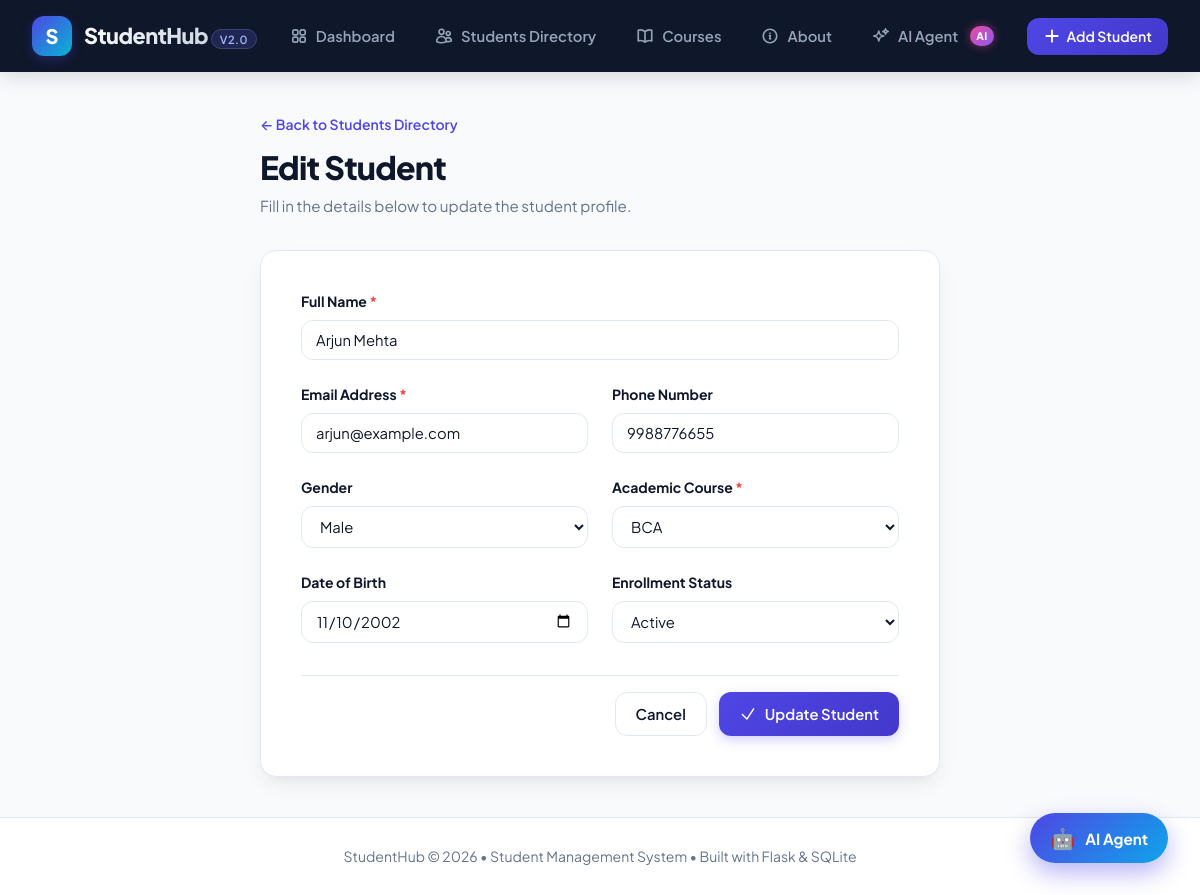
Screenshot of /student/edit/3 with the database file from the repository.
### tables this page shows
CREATE TABLE students (

    id INTEGER PRIMARY KEY AUTOINCREMENT,

    name TEXT NOT NULL,

    email TEXT NOT NULL UNIQUE,

    phone TEXT,

    gender TEXT,

    course_id INTEGER NOT NULL,

    date_of_birth TEXT,

    enrollment_date TEXT DEFAULT CURRENT_DATE,

    status TEXT NOT NULL DEFAULT 'Active',

    FOREIGN KEY (course_id)
        REFERENCES courses(id)

);

CREATE TABLE courses (

    id INTEGER PRIMARY KEY AUTOINCREMENT,

    name TEXT NOT NULL UNIQUE

);

### app.py (the view, shortened to what this page needs)
@app.route("/student/edit/<int:student_id>", methods=["GET", "POST"])
def edit_student(student_id):
    connection = get_db_connection()
    cursor = connection.cursor()
    cursor.execute(
        "SELECT * FROM students WHERE id = ?",
        (student_id,)
    )
    student = cursor.fetchone()
    cursor.execute(
        "SELECT id, name FROM courses ORDER BY name"
    )
    courses = cursor.fetchall()
    connection.close()
    return render_template(
        "student_form.html",
        student=student,
        courses=courses,
        form_title="Edit Student"
    )

### database.py (called while the page is built)
def get_db_connection():
    connection = sqlite3.connect(DATABASE)
    connection.row_factory = sqlite3.Row
    connection.execute("PRAGMA foreign_keys = ON")
    return connection

### templates/student_form.html (shortened to what this page needs)
{% extends "base.html" %}
{% block content %}
<div class="page-header" style="max-width: 680px; margin-left: auto; margin-right: auto;">
    <div class="page-title-group">
        <a href="{{ url_for('students') }}" style="color: var(--primary); text-decoration: none; font-weight: 600; font-size: 0.875rem; display: inline-flex; align-items: center; gap: 4px; margin-bottom: 0.5rem;">
            &larr; Back to Students Directory
        </a>
        <h1>{{ form_title }}</h1>
        <p class="page-subtitle">Fill in the details below to {% if student %}update the student profile{% else %}register a new student{% endif %}.</p>
    </div>
</div>
<div class="form-card">
    <form method="POST">
        <div class="form-grid">
            <div class="form-group-full">
                <label class="form-label" for="name">
                    Full Name <span>*</span>
                </label>
                <input
                    type="text"
                    id="name"
                    name="name"
                    value="{{ student.name if student else '' }}"
                    class="form-control"
                    placeholder="e.g. Rahul Sharma"
                    required
                >
            </div>
            <div>
                <label class="form-label" for="email">
                    Email Address <span>*</span>
                </label>
                <input
                    type="email"
                    id="email"
                    name="email"
                    value="{{ student.email if student else '' }}"
                    class="form-control"
                    placeholder="e.g. rahul@example.com"
                    required
                >
            </div>
            <div>
                <label class="form-label" for="phone">
                    Phone Number
                </label>
                <input
                    type="tel"
                    id="phone"
                    name="phone"
                    value="{{ student.phone if student else '' }}"
                    class="form-control"
                    placeholder="e.g. 9876543210"
                >
            </div>
            <div>
                <label class="form-label" for="gender">
                    Gender
                </label>
                <select id="gender" name="gender" class="form-control form-select">
                    <option value="Male" {% if student and student.gender == "Male" %}selected{% endif %}>Male</option>
                </select>
            </div>
            <div>
                <label class="form-label" for="course_id">
                    Academic Course <span>*</span>
                </label>
                <select id="course_id" name="course_id" class="form-control form-select" required>
                    {% for course in courses %}
                    <option value="{{ course.id }}" {% if student and student.course_id == course.id %}selected{% endif %}>
                        {{ course.name }}
                    </option>
                    {% endfor %}
                </select>
            </div>
            <div>
                <label class="form-label" for="date_of_birth">
                    Date of Birth
                </label>
                <input
                    type="date"
                    id="date_of_birth"
                    name="date_of_birth"
                    value="{{ student.date_of_birth if student else '' }}"
                    class="form-control"
                >
            </div>
            <div>
                <label class="form-label" for="status">
                    Enrollment Status
                </label>
                <select id="status" name="status" class="form-control form-select">
                    <option value="Active" {% if student and student.status == "Active" %}selected{% endif %}>Active</option>
                </select>
            </div>
        </div>
        <div class="form-actions">
            <a href="{{ url_for('students') }}" class="btn btn-secondary">Cancel</a>
            <button type="submit" class="btn btn-primary">
                {% if student %}
                    <svg width="18" height="18" fill="none" stroke="currentColor" viewBox="0 0 24 24">
                        <path stroke-linecap="round" stroke-linejoin="round" stroke-width="2" d="M4.5 12.75l6 6 9-13.5" />
                    </svg>
                    Update Student
                {% else %}
                    <svg width="18" height="18" fill="none" stroke="currentColor" viewBox="0 0 24 24">
                        <path stroke-linecap="round" stroke-linejoin="round" stroke-width="2" d="M12 4.5v15m7.5-7.5h-15" />
                    </svg>
                    Save Student
                {% endif %}
            </button>
        </div>
    </form>
</div>
{% endblock %}

### static/style.css (style rules this page uses)
:root { --primary: #4f46e5; --primary-hover: #4338ca; --primary-light: #eef2ff; --accent: #06b6d4; --success: #10b981; --success-light: #d1fae5; --warning: #f59e0b; --warning-light: #fef3c7; --danger: #ef4444; --danger-light: #fee2e2; --bg-main: #f8fafc; --bg-card: #ffffff; --bg-nav: #0f172a; --text-main: #0f172a; --text-muted: #64748b; --text-light: #94a3b8; --border-color: #e2e8f0; --radius-sm: 8px; --radius-md: 12px; --radius-lg: 16px; --radius-full: 9999px; --shadow-sm: 0 1px 2px 0 rgba(0, 0, 0, 0.05); --shadow-md: 0 4px 6px -1px rgba(0, 0, 0, 0.05), 0 2px 4px -2px rgba(0, 0, 0, 0.05); --shadow-lg: 0 10px 25px -5px rgba(0, 0, 0, 0.08), 0 8px 10px -6px rgba(0, 0, 0, 0.04); --shadow-glow: 0 0 20px rgba(79, 70, 229, 0.15); --transition: all 0.25s cubic-bezier(0.4, 0, 0.2, 1); }
* { margin: 0; padding: 0; box-sizing: border-box; font-family: 'Plus Jakarta Sans', -apple-system, BlinkMacSystemFont, sans-serif; }
body { background-color: var(--bg-main); color: var(--text-main); min-height: 100vh; display: flex; flex-direction: column; line-height: 1.5; -webkit-font-smoothing: antialiased; }
.page-header { display: flex; justify-content: space-between; align-items: flex-end; margin-bottom: 2rem; flex-wrap: wrap; gap: 1rem; }
.page-title-group h1 { font-size: 2rem; font-weight: 800; color: var(--text-main); letter-spacing: -0.75px; margin-bottom: 0.25rem; }
.page-subtitle { color: var(--text-muted); font-size: 0.95rem; }
.btn { display: inline-flex; align-items: center; justify-content: center; gap: 8px; padding: 10px 20px; border-radius: var(--radius-md); font-weight: 600; font-size: 0.925rem; text-decoration: none; border: none; cursor: pointer; transition: var(--transition); }
.btn-primary { background: linear-gradient(135deg, var(--primary), var(--primary-hover)); color: white; box-shadow: 0 4px 12px rgba(79, 70, 229, 0.25); }
.btn-secondary { background-color: white; color: var(--text-main); border: 1px solid var(--border-color); }
.form-control { width: 100%; padding: 10px 14px; border: 1px solid var(--border-color); border-radius: var(--radius-md); font-size: 0.925rem; color: var(--text-main); background-color: #ffffff; transition: var(--transition); outline: none; }
.form-select { min-width: 160px; cursor: pointer; }
.form-card { max-width: 680px; margin: 0 auto; background: var(--bg-card); border-radius: var(--radius-lg); border: 1px solid var(--border-color); box-shadow: var(--shadow-lg); padding: 2.5rem; }
.form-grid { display: grid; grid-template-columns: repeat(2, 1fr); gap: 1.5rem; margin-bottom: 2rem; }
.form-group-full { grid-column: span 2; }
.form-label { display: block; font-weight: 700; font-size: 0.875rem; color: var(--text-main); margin-bottom: 0.5rem; }
.form-label span { color: var(--danger); }
.form-actions { display: flex; gap: 12px; justify-content: flex-end; padding-top: 1rem; border-top: 1px solid var(--border-color); }

### rows the page displays
students: name "Arjun Mehta", email "arjun@example.com", phone "9988776655", gender "Male", course_id "BCA", date_of_birth "11/10/2002", status "Active"
